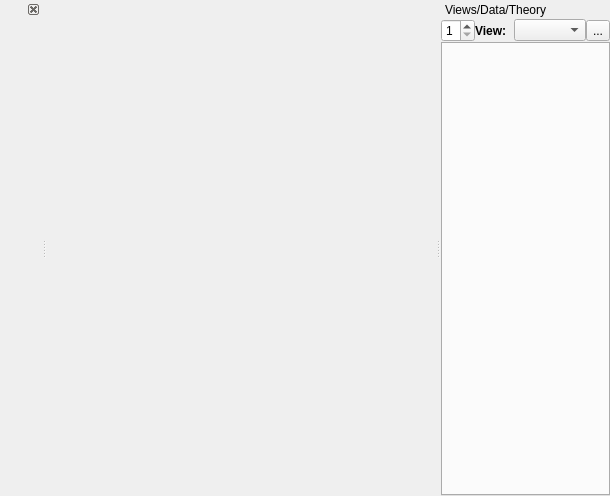
<?xml version="1.0" encoding="UTF-8"?>
<ui version="4.0">
 <class>MainWindow</class>
 <widget class="QMainWindow" name="MainWindow">
  <property name="geometry">
   <rect>
    <x>0</x>
    <y>0</y>
    <width>610</width>
    <height>496</height>
   </rect>
  </property>
  <property name="windowTitle">
   <string>MainWindow</string>
  </property>
  <widget class="QWidget" name="centralwidget">
   <layout class="QVBoxLayout" name="verticalLayout_4">
    <property name="spacing">
     <number>0</number>
    </property>
    <property name="leftMargin">
     <number>0</number>
    </property>
    <property name="topMargin">
     <number>0</number>
    </property>
    <property name="rightMargin">
     <number>0</number>
    </property>
    <property name="bottomMargin">
     <number>0</number>
    </property>
    <item>
     <widget class="QWidget" name="mplwidget" native="true">
      <property name="font">
       <font>
        <weight>75</weight>
        <bold>true</bold>
       </font>
      </property>
      <property name="styleSheet">
       <string notr="true"/>
      </property>
      <layout class="QVBoxLayout" name="mplvl">
       <property name="spacing">
        <number>0</number>
       </property>
       <property name="leftMargin">
        <number>0</number>
       </property>
       <property name="topMargin">
        <number>0</number>
       </property>
       <property name="rightMargin">
        <number>0</number>
       </property>
       <property name="bottomMargin">
        <number>0</number>
       </property>
      </layout>
     </widget>
    </item>
   </layout>
  </widget>
  <widget class="QDockWidget" name="DataInspectordockWidget">
   <property name="font">
    <font>
     <weight>75</weight>
     <bold>true</bold>
    </font>
   </property>
   <property name="styleSheet">
    <string notr="true"/>
   </property>
   <property name="features">
    <set>QDockWidget::DockWidgetClosable</set>
   </property>
   <property name="allowedAreas">
    <set>Qt::LeftDockWidgetArea</set>
   </property>
   <attribute name="dockWidgetArea">
    <number>1</number>
   </attribute>
   <widget class="QWidget" name="dockWidgetContents">
    <layout class="QVBoxLayout" name="LayoutDataInspector">
     <property name="spacing">
      <number>0</number>
     </property>
     <property name="leftMargin">
      <number>0</number>
     </property>
     <property name="topMargin">
      <number>0</number>
     </property>
     <property name="rightMargin">
      <number>0</number>
     </property>
     <property name="bottomMargin">
      <number>0</number>
     </property>
    </layout>
   </widget>
  </widget>
  <widget class="QDockWidget" name="ViewDataTheorydockWidget">
   <property name="styleSheet">
    <string notr="true"/>
   </property>
   <property name="features">
    <set>QDockWidget::NoDockWidgetFeatures</set>
   </property>
   <property name="allowedAreas">
    <set>Qt::RightDockWidgetArea</set>
   </property>
   <property name="windowTitle">
    <string>Views/Data/Theory</string>
   </property>
   <attribute name="dockWidgetArea">
    <number>2</number>
   </attribute>
   <widget class="QWidget" name="ViewDataTheoryWidget">
    <layout class="QVBoxLayout" name="ViewDataTheoryLayout">
     <property name="spacing">
      <number>0</number>
     </property>
     <property name="leftMargin">
      <number>0</number>
     </property>
     <property name="topMargin">
      <number>0</number>
     </property>
     <property name="rightMargin">
      <number>0</number>
     </property>
     <property name="bottomMargin">
      <number>0</number>
     </property>
     <item>
      <layout class="QHBoxLayout" name="viewLayout">
       <property name="spacing">
        <number>0</number>
       </property>
       <item>
        <widget class="QSpinBox" name="sp_nviews">
         <property name="maximumSize">
          <size>
           <width>40</width>
           <height>16777215</height>
          </size>
         </property>
         <property name="minimum">
          <number>1</number>
         </property>
         <property name="maximum">
          <number>4</number>
         </property>
         <property name="value">
          <number>1</number>
         </property>
        </widget>
       </item>
       <item>
        <widget class="QLabel" name="label">
         <property name="minimumSize">
          <size>
           <width>39</width>
           <height>0</height>
          </size>
         </property>
         <property name="maximumSize">
          <size>
           <width>39</width>
           <height>16777215</height>
          </size>
         </property>
         <property name="font">
          <font>
           <weight>75</weight>
           <bold>true</bold>
          </font>
         </property>
         <property name="text">
          <string>View:</string>
         </property>
        </widget>
       </item>
       <item>
        <widget class="QComboBox" name="viewComboBox">
         <property name="currentText">
          <string/>
         </property>
        </widget>
       </item>
       <item>
        <widget class="QToolButton" name="saveViewtoolButton">
         <property name="text">
          <string>...</string>
         </property>
        </widget>
       </item>
      </layout>
     </item>
     <item>
      <widget class="QTabWidget" name="DataSettabWidget">
       <property name="tabShape">
        <enum>QTabWidget::Triangular</enum>
       </property>
       <property name="currentIndex">
        <number>-1</number>
       </property>
       <property name="usesScrollButtons">
        <bool>true</bool>
       </property>
       <property name="tabsClosable">
        <bool>false</bool>
       </property>
      </widget>
     </item>
    </layout>
   </widget>
  </widget>
  <action name="actionOpen">
   <property name="text">
    <string>Open</string>
   </property>
  </action>
  <action name="actionClose">
   <property name="text">
    <string>Close</string>
   </property>
  </action>
  <action name="actionQuit">
   <property name="text">
    <string>Quit</string>
   </property>
  </action>
  <action name="actionUndo">
   <property name="text">
    <string>Undo</string>
   </property>
  </action>
  <action name="actionRedo">
   <property name="text">
    <string>Redo</string>
   </property>
  </action>
  <action name="actionCopy">
   <property name="icon">
    <iconset resource="Reptate.qrc">
     <normaloff>:/Images/Images/new_icons/icons8-copy.png</normaloff>:/Images/Images/new_icons/icons8-copy.png</iconset>
   </property>
   <property name="text">
    <string>Copy</string>
   </property>
  </action>
  <action name="actionCut">
   <property name="text">
    <string>Cut</string>
   </property>
  </action>
  <action name="actionPaste">
   <property name="icon">
    <iconset resource="Reptate.qrc">
     <normaloff>:/Images/Images/new_icons/icons8-paste.png</normaloff>:/Images/Images/new_icons/icons8-paste.png</iconset>
   </property>
   <property name="text">
    <string>Paste</string>
   </property>
  </action>
  <action name="actionSelect_All">
   <property name="text">
    <string>Select All</string>
   </property>
  </action>
  <action name="actionShowFigureTools">
   <property name="checkable">
    <bool>true</bool>
   </property>
   <property name="icon">
    <iconset resource="Reptate.qrc">
     <normaloff>:/Images/Images/new_icons/icons8-sine-100.png</normaloff>:/Images/Images/new_icons/icons8-sine-100.png</iconset>
   </property>
   <property name="text">
    <string>Print</string>
   </property>
   <property name="toolTip">
    <string>Show/Hide Figure Toolbar (Ctrl+F)</string>
   </property>
   <property name="shortcut">
    <string>Ctrl+F</string>
   </property>
  </action>
  <action name="actionShiftVertically">
   <property name="checkable">
    <bool>true</bool>
   </property>
   <property name="icon">
    <iconset resource="Reptate.qrc">
     <normaloff>:/Images/Images/new_icons/icons8-vertical-timeline-slider.png</normaloff>:/Images/Images/new_icons/icons8-vertical-timeline-slider.png</iconset>
   </property>
   <property name="text">
    <string>ShiftVertically</string>
   </property>
   <property name="toolTip">
    <string>Shift the selected curve vertically</string>
   </property>
  </action>
  <action name="actionShiftHorizontally">
   <property name="checkable">
    <bool>true</bool>
   </property>
   <property name="icon">
    <iconset resource="Reptate.qrc">
     <normaloff>:/Images/Images/new_icons/icons8-timeline-slider.png</normaloff>:/Images/Images/new_icons/icons8-timeline-slider.png</iconset>
   </property>
   <property name="text">
    <string>ShiftHorizontally</string>
   </property>
   <property name="toolTip">
    <string>Shift the selected curve horizontally</string>
   </property>
  </action>
  <action name="actionNew_Empty_Dataset">
   <property name="icon">
    <iconset resource="Reptate.qrc">
     <normaloff>:/Images/Images/new_icons/icons8-add-row.png</normaloff>:/Images/Images/new_icons/icons8-add-row.png</iconset>
   </property>
   <property name="text">
    <string>New Empty Dataset</string>
   </property>
   <property name="toolTip">
    <string>Create an empty Data set (Ctrl+N)</string>
   </property>
   <property name="shortcut">
    <string>Ctrl+N</string>
   </property>
  </action>
  <action name="actionNew_Dataset_From_File">
   <property name="icon">
    <iconset resource="Reptate.qrc">
     <normaloff>:/Images/Images/new_icons/icons8-open-view-in-new-tab.png</normaloff>:/Images/Images/new_icons/icons8-open-view-in-new-tab.png</iconset>
   </property>
   <property name="text">
    <string>New Dataset From File</string>
   </property>
   <property name="toolTip">
    <string>Open Data File (Ctrl+O)</string>
   </property>
   <property name="shortcut">
    <string>Ctrl+O</string>
   </property>
  </action>
  <action name="actionView_All_Sets">
   <property name="checkable">
    <bool>true</bool>
   </property>
   <property name="icon">
    <iconset resource="Reptate.qrc">
     <normaloff>:/Images/Images/new_icons/icons8-binoculars.png</normaloff>:/Images/Images/new_icons/icons8-binoculars.png</iconset>
   </property>
   <property name="text">
    <string>View All Sets</string>
   </property>
   <property name="toolTip">
    <string>View all sets simultaneously (Ctrl+A)</string>
   </property>
   <property name="shortcut">
    <string>Ctrl+A</string>
   </property>
  </action>
  <action name="actionReload_Data">
   <property name="icon">
    <iconset resource="Reptate.qrc">
     <normaloff>:/Images/Images/new_icons/icons8-file-reload.png</normaloff>:/Images/Images/new_icons/icons8-file-reload.png</iconset>
   </property>
   <property name="text">
    <string>Reload Data</string>
   </property>
   <property name="toolTip">
    <string>Reload data files and theories (Ctrl+R)</string>
   </property>
   <property name="shortcut">
    <string>Ctrl+R</string>
   </property>
  </action>
  <action name="actionInspect_Data">
   <property name="checkable">
    <bool>true</bool>
   </property>
   <property name="icon">
    <iconset resource="Reptate.qrc">
     <normaloff>:/Images/Images/new_icons/icons8-microscope.png</normaloff>:/Images/Images/new_icons/icons8-microscope.png</iconset>
   </property>
   <property name="text">
    <string>Inspect Data</string>
   </property>
   <property name="toolTip">
    <string>Inspect contents of data files (Ctrl+I)</string>
   </property>
   <property name="shortcut">
    <string>Ctrl+I</string>
   </property>
  </action>
  <action name="actionMarkerSettings">
   <property name="icon">
    <iconset resource="Reptate.qrc">
     <normaloff>:/Images/Images/new_icons/icons8-color-wheel-2.png</normaloff>:/Images/Images/new_icons/icons8-color-wheel-2.png</iconset>
   </property>
   <property name="text">
    <string>Select Symbols Color</string>
   </property>
   <property name="toolTip">
    <string>Select Dataset Plot Style (Ctrl+M)</string>
   </property>
   <property name="shortcut">
    <string>Ctrl+M</string>
   </property>
  </action>
  <action name="actionTrack_data">
   <property name="checkable">
    <bool>true</bool>
   </property>
   <property name="icon">
    <iconset resource="Reptate.qrc">
     <normaloff>:/Images/Images/new_icons/icons8-physics.png</normaloff>:/Images/Images/new_icons/icons8-physics.png</iconset>
   </property>
   <property name="text">
    <string>Track data</string>
   </property>
   <property name="toolTip">
    <string>Track data</string>
   </property>
  </action>
  <action name="actionAdd_Annotation">
   <property name="icon">
    <iconset resource="Reptate.qrc">
     <normaloff>:/Images/Images/new_icons/icons8-spiral-bound-booklet.png</normaloff>:/Images/Images/new_icons/icons8-spiral-bound-booklet.png</iconset>
   </property>
   <property name="text">
    <string>Add Annotation</string>
   </property>
   <property name="toolTip">
    <string>Add Annotation</string>
   </property>
  </action>
  <action name="actionShow_Legend">
   <property name="icon">
    <iconset resource="Reptate.qrc">
     <normaloff>:/Images/Images/new_icons/icons8-categorize.png</normaloff>:/Images/Images/new_icons/icons8-categorize.png</iconset>
   </property>
   <property name="text">
    <string>Show Legend</string>
   </property>
   <property name="toolTip">
    <string>Show Legend</string>
   </property>
  </action>
  <action name="actionCopyChart">
   <property name="icon">
    <iconset resource="Reptate.qrc">
     <normaloff>:/Images/Images/new_icons/icons8-copy.png</normaloff>:/Images/Images/new_icons/icons8-copy.png</iconset>
   </property>
   <property name="text">
    <string>CopyChart</string>
   </property>
   <property name="toolTip">
    <string>Copy Chart</string>
   </property>
  </action>
  <action name="actionNew_Tool">
   <property name="icon">
    <iconset resource="Reptate.qrc">
     <normaloff>:/Images/Images/new_icons/icons8-maintenance.png</normaloff>:/Images/Images/new_icons/icons8-maintenance.png</iconset>
   </property>
   <property name="text">
    <string>New Tool</string>
   </property>
   <property name="toolTip">
    <string>New Tool (Alt+T)</string>
   </property>
   <property name="shortcut">
    <string>Alt+T</string>
   </property>
  </action>
  <action name="actionSave_View">
   <property name="icon">
    <iconset resource="Reptate.qrc">
     <normaloff>:/Images/Images/new_icons/icons8-saveView.png</normaloff>:/Images/Images/new_icons/icons8-saveView.png</iconset>
   </property>
   <property name="text">
    <string>Save View</string>
   </property>
   <property name="toolTip">
    <string>Save All Data in Current View</string>
   </property>
  </action>
  <action name="actionResetShiftFactors">
   <property name="icon">
    <iconset resource="Reptate.qrc">
     <normaloff>:/Images/Images/new_icons/icons8-reset-shift.png</normaloff>:/Images/Images/new_icons/icons8-reset-shift.png</iconset>
   </property>
   <property name="text">
    <string>Reset Shift Factors</string>
   </property>
   <property name="toolTip">
    <string>Reset Shift Factors</string>
   </property>
  </action>
  <action name="actionViewShiftFactors">
   <property name="icon">
    <iconset resource="Reptate.qrc">
     <normaloff>:/Images/Images/new_icons/icons8-view-ShiftFactors.png</normaloff>:/Images/Images/new_icons/icons8-view-ShiftFactors.png</iconset>
   </property>
   <property name="text">
    <string>View Shift Factors</string>
   </property>
   <property name="toolTip">
    <string>View Current Shift Factors</string>
   </property>
  </action>
  <action name="actionSaveShiftFactors">
   <property name="icon">
    <iconset resource="Reptate.qrc">
     <normaloff>:/Images/Images/new_icons/icons8-save-ShiftFactors.png</normaloff>:/Images/Images/new_icons/icons8-save-ShiftFactors.png</iconset>
   </property>
   <property name="text">
    <string>Save Shift Factors</string>
   </property>
   <property name="toolTip">
    <string>Save Shift Factors</string>
   </property>
  </action>
  <action name="actionAddDummyFiles">
   <property name="icon">
    <iconset resource="Reptate.qrc">
     <normaloff>:/Images/Images/new_icons/icons8-spiral-bound-booklet.png</normaloff>:/Images/Images/new_icons/icons8-spiral-bound-booklet.png</iconset>
   </property>
   <property name="text">
    <string>Add Dummy Files</string>
   </property>
   <property name="toolTip">
    <string>Add Set of Empty Files to Current Dataset</string>
   </property>
  </action>
  <action name="actionView_All_SetTheories">
   <property name="icon">
    <iconset resource="Reptate.qrc">
     <normaloff>:/Images/Images/new_icons/icons8-binoculars.png</normaloff>:/Images/Images/new_icons/icons8-binoculars.png</iconset>
   </property>
   <property name="text">
    <string>View All Theories (Same DataSet)</string>
   </property>
   <property name="toolTip">
    <string>View all theories simultaneously (same Set)</string>
   </property>
  </action>
  <action name="action_import_from_excel">
   <property name="icon">
    <iconset resource="Reptate.qrc">
     <normaloff>:/Images/Images/new_icons/icons8-microsoft-excel.png</normaloff>:/Images/Images/new_icons/icons8-microsoft-excel.png</iconset>
   </property>
   <property name="text">
    <string>Import from Excel</string>
   </property>
   <property name="toolTip">
    <string>Import data from Excel file</string>
   </property>
  </action>
  <action name="actionAdd_File_With_Function">
   <property name="icon">
    <iconset resource="Reptate.qrc">
     <normaloff>:/Images/Images/new_icons/icons8-formula-fx-50.png</normaloff>:/Images/Images/new_icons/icons8-formula-fx-50.png</iconset>
   </property>
   <property name="text">
    <string>Add Dummy File using Function</string>
   </property>
   <property name="toolTip">
    <string>Create a Dummy File using a mathematical expression</string>
   </property>
  </action>
  <action name="action_import_from_pasted">
   <property name="icon">
    <iconset resource="Reptate.qrc">
     <normaloff>:/Images/Images/new_icons/icons8-paste.png</normaloff>:/Images/Images/new_icons/icons8-paste.png</iconset>
   </property>
   <property name="text">
    <string>Paste Data</string>
   </property>
   <property name="toolTip">
    <string>Import from pasted data</string>
   </property>
  </action>
 </widget>
 <resources>
  <include location="Reptate.qrc"/>
 </resources>
 <connections/>
</ui>
